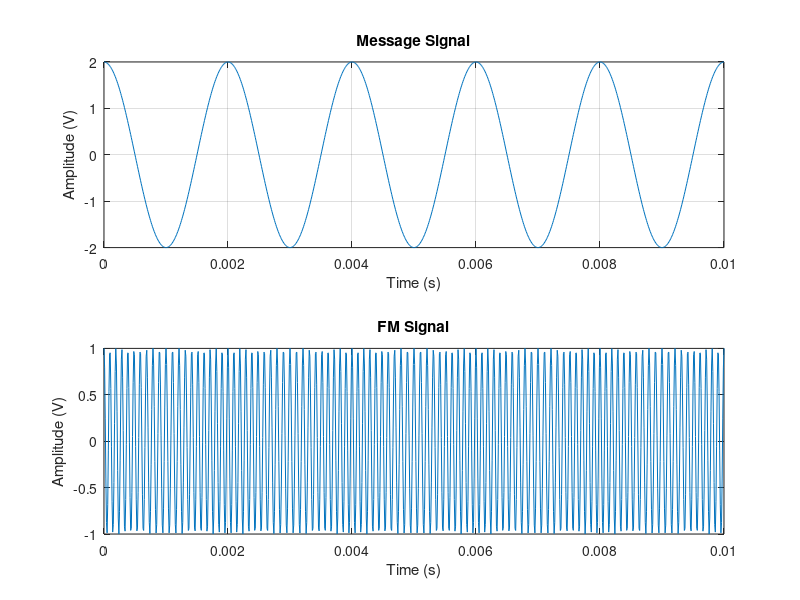

Source code (MATLAB):
clc; clear; close all

Am=2; Ac=1; fm=500; fc=10000;
kf=250; fs=100000; T=0.01;
t=0:1/fs:T;

m=Am*cos(2*pi*fm*t);
df=kf*Am;
beta=df/fm;

fm_sig=Ac*cos(2*pi*fc*t + beta*sin(2*pi*fm*t));

fprintf('fc = %d Hz\nfm = %d Hz\nAm = %d V\nkf = %d Hz/V\n',fc,fm,Am,kf);
fprintf('\nDelta f = %.0f Hz\nBeta = %.2f\n',df,beta);

if abs(beta-df/fm)<1e-6
    fprintf('Verification Successful\n');
else
    fprintf('Verification Failed\n');
end

figure
subplot(2,1,1), plot(t,m), title('Message Signal'), grid on
xlabel('Time (s)'), ylabel('Amplitude (V)')

subplot(2,1,2), plot(t,fm_sig), title('FM Signal'), grid on
xlabel('Time (s)'), ylabel('Amplitude (V)')
